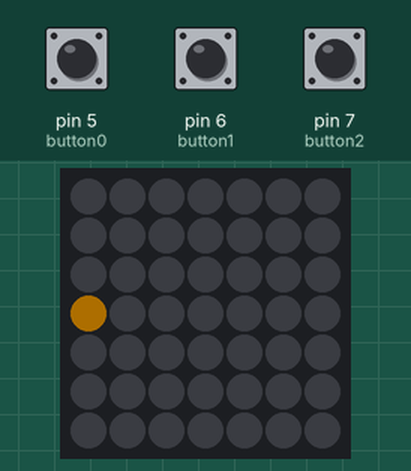
This sketch was run on a simulated Arduino Uno, built with avr-gcc and run on an emulated ATmega328P. Parts: 7×7 RGB LED matrix (first LED top left, wired row by row). The inputs (shaded band) are chosen by the test bench; at power-on: pin 6 (button1) LOW, pin 5 (button0) LOW, pin 7 (button2) LOW. Dim RGB values are drawn brighter than linear.

Above: at 1.3 s.
1.4 s: pin 6 (button1) pulled HIGH for 3.2 s
At 4.2 s:
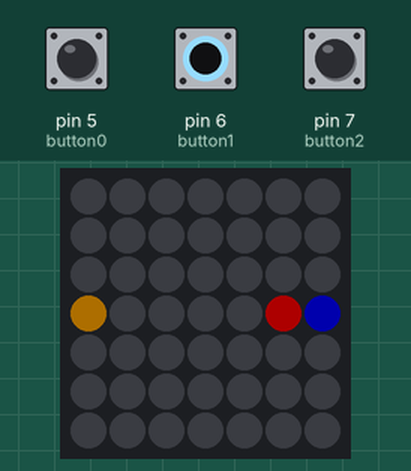
6.4 s: pin 5 (button0) pulled HIGH for 0.15 s
At 7.0 s:
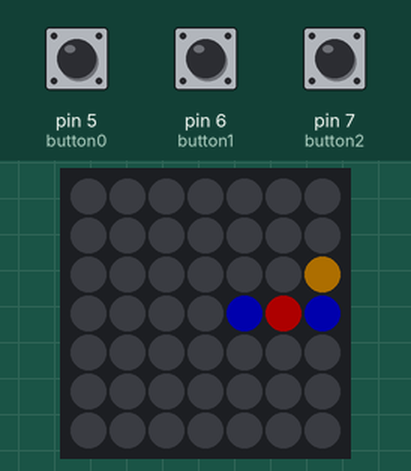
8.1 s: pin 7 (button2) pulled HIGH for 1 s
At 9.9 s:
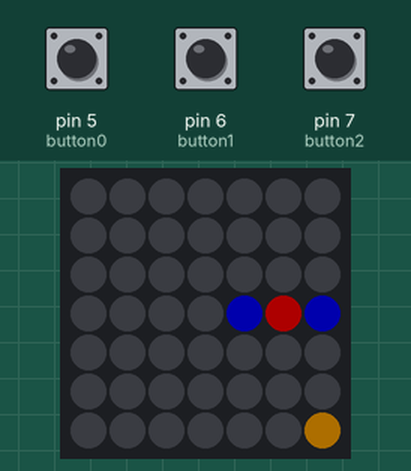
10.6 s: pin 6 (button1) pulled HIGH for 0.15 s
At 12.4 s:
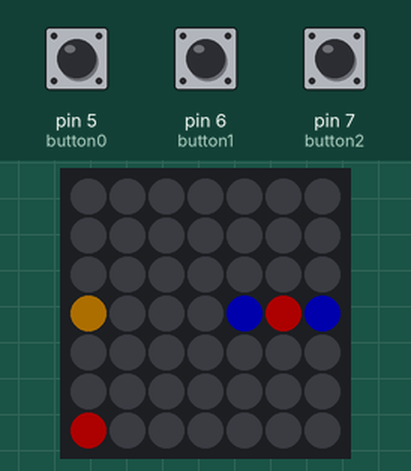
13.6 s: pin 5 (button0) pulled HIGH for 1 s
At 15.5 s:
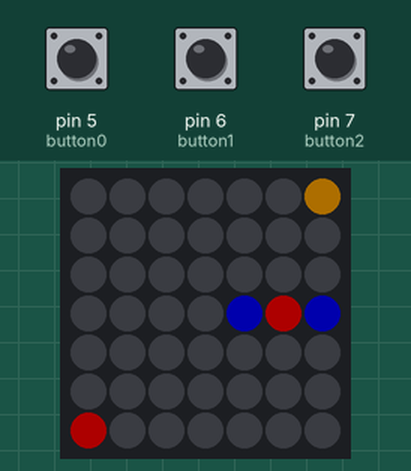
16.1 s: pin 7 (button2) pulled HIGH for 1 s
At 18.4 s:
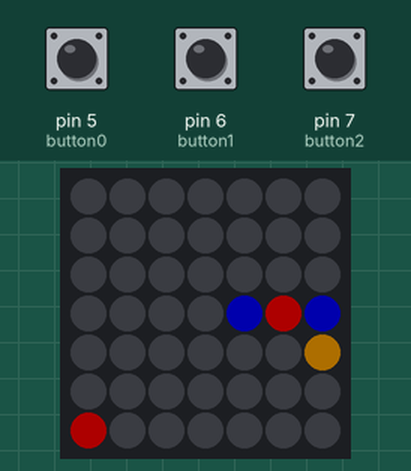
Timing chart, 0 to 19.6 s (numbered marks = the images above; inputs shaded):
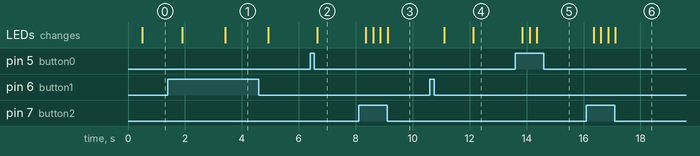

The sketch:

ConnectFourArduino.ino
```cpp
#include "FastLED.h"
#define NUM_LEDS 49
#include <stdio.h>
#include <time.h>
int turn = 0;
const int HEIGHT = 7;
const int WIDTH = 7;
CRGB leds[NUM_LEDS];
const int button0 = 5;
const int button1 = 6;
const int button2 = 7;

int button0State = 0;
int button1State = 0;
int button2State = 0;
int turnCount = 0;

int arr[][7] = {{-1,-1,-1,-1,-1,-1,-1}, {-1,-1,-1,-1,-1,-1,-1}, {-1,-1,-1,-1,-1,-1,-1},{-1,-1,-1,-1,-1,-1,-1},{-1,-1,-1,-1,-1,-1,-1},{-1,-1,-1,-1,-1,-1,-1},{-1,-1,-1,-1,-1,-1,-1}};

void display(int arr[HEIGHT][WIDTH])
{
       for(int i = 0; i < 7; i++){
         for(int j = 0; j < 7; j++){
            if(i % 2 == 0){
              if(arr[i][j] == 0){
                leds[i * 7 + j] = CRGB::Blue; FastLED.show();
              }
              else if(arr[i][j] == 1){
                leds[i * 7 + j] = CRGB::Red; FastLED.show();
              }
            }
            else if(i % 2 == 1){
              if(arr[i][j] == 0){
                leds[i * 7 + 6 - j] = CRGB::Blue; FastLED.show();
              }
              else if(arr[i][j] == 1){
                leds[i * 7 + 6 - j] = CRGB::Red; FastLED.show();
              }
            }
          }
        }
    delay(500);
}

void resetTop(int input){
      leds[6] = CRGB::Black;
      leds[7] = CRGB::Black;
      leds[20] = CRGB::Black;
      leds[21] = CRGB::Black;
      leds[34] = CRGB::Black;
      leds[35] = CRGB::Black;
      leds[48] = CRGB::Black; FastLED.show();


}

void displayTop(int input){
  resetTop(input);
  switch(input){
    case 0:
      leds[6] = CRGB::Orange; FastLED.show();
    break;
    case 1:
      leds[7] = CRGB::Orange; FastLED.show();
    break;
    case 2:
      leds[20] = CRGB::Orange; FastLED.show();
    break;
    case 3:
      leds[21] = CRGB::Orange; FastLED.show();
    break;
    case 4:
      leds[34] = CRGB::Orange; FastLED.show();
    break;
    case 5:
      leds[35] = CRGB::Orange; FastLED.show();
    break;
    case 6:
      leds[48] = CRGB::Orange; FastLED.show();
    break;
  }
}


int dPad(){
  int output = 3;
  displayTop(output);
  button1State = digitalRead(button1);
  while(button1State == LOW){
    button0State = digitalRead(button0);
    button2State = digitalRead(button2);
    if(button0State == HIGH && output > 0){
      output--;
      delay(250);
      displayTop(output);
    }
    else if(button2State == HIGH && output < 6){
      output++;
      delay(250);
      displayTop(output);
    }
    button1State = digitalRead(button1);
  }
  return output;
}

int checkWin(int b[HEIGHT][WIDTH]){
  for (int y = 0; y < HEIGHT; y++) { // checks horizontally from top to bottom
        for (int x = 0; x < WIDTH - 3; x++) {
          if (b[x][y] == b[x + 1][y] && b[x][y] == b[x + 2][y] && b[x][y] == b[x + 3][y] && b[x][y] != -1) {
            return b[x][y];
          }
        }
      }
      for (int y = 0; y < HEIGHT - 3; y++) { // checks vertically from left to right
        for (int x = 0; x < WIDTH; x++) {
          if (b[x][y] == b[x][y + 1] && b[x][y] == b[x][y + 2] && b[x][y] == b[x][y + 3] && b[x][y] != -1) {
            return b[x][y];
          }
        }
      }
      for (int y = 0; y < HEIGHT - 3; y++) { // checks diagonally left to right, top to bottom
        for (int x = 0; x < WIDTH - 3; x++) {
          if (b[x][y] == b[x + 1][y + 1] && b[x][y] == b[x + 2][y + 2] && b[x][y] == b[x + 3][y + 3]
              && b[x][y] != -1) {
            return b[x][y];
          }
        }
      }
      for (int y = 0; y < HEIGHT - 3; y++) { // checks diagonally right to left, top to bottom
        for (int x = WIDTH - 1; x > WIDTH - 4; x--) {
          if (b[x][y] == b[x - 1][y + 1] && b[x][y] == b[x - 2][y + 2] && b[x][y] == b[x - 3][y + 3]
              && b[x][y] != -1) {
            return b[x][y];
          }
        }
      }
      for (int y = HEIGHT - 1; y > HEIGHT - 3; y--) { // checks diagonally left to right, bottom to top
        for (int x = 0; x < WIDTH - 3; x++) {
          if (b[x][y] == b[x + 1][y - 1] && b[x][y] == b[x + 2][y - 2] && b[x][y] == b[x + 3][y - 3]
              && b[x][y] != -1) {
            return b[x][y];
          }
        }
      }
      for (int y = HEIGHT - 1; y > HEIGHT - 3; y--) { // checks diagonally right to left, bottom to top
        for (int x = WIDTH - 1; x > WIDTH - 4; x--) {
          if (b[x][y] == b[x - 1][y - 1] && b[x][y] == b[x - 2][y - 2] && b[x][y] == b[x - 3][y - 3]
              && b[x][y] != -1) {
            return b[x][y];
          }
        }
      }
      return -1;
}


void setup() {
  digitalWrite(0,LOW);
  FastLED.addLeds<NEOPIXEL, 0>(leds, NUM_LEDS);
  FastLED.setBrightness(50);
  srand(time(NULL));
  pinMode(button0, INPUT);
  pinMode(button1, INPUT);
  pinMode(button2, INPUT);
}

void loop() {
  int fixedArr[HEIGHT][WIDTH];
  int input;
  while(checkWin(arr) == -1 && turnCount < 48){

      display(arr);
      input = dPad();
      delay(500);
      for(int i = 0; i < 6; i++){
        if(arr[input][i] == -1){
          arr[input][i] = turn;
          turn = (turn + 1) % 2;
          break;
        }
        else if(i == 6){
          turnCount--;
        }
      }
      display(arr);
      turnCount++;
  }
  delay(1000);
  button1State = digitalRead(button1);
  while(button1State == LOW){
      fill_solid(leds, 49, CRGB::Green); FastLED.show();
      button1State = digitalRead(button1);
  }
}
```

Measured:
- after the input at 1.4 s, the LEDs: first change after 0.50 s (image 1 shows a later state)
- after the input at 6.4 s, the LEDs: change after 0.25 s (image 2)
- after the input at 8.1 s, the LEDs: first change after 0.25 s (image 3 shows a later state)
- after the input at 10.6 s, the LEDs: first change after 0.51 s (image 4 shows a later state)
- after the input at 13.6 s, the LEDs: first change after 0.25 s (image 5 shows a later state)
- after the input at 16.1 s, the LEDs: first change after 0.25 s (image 6 shows a later state)
